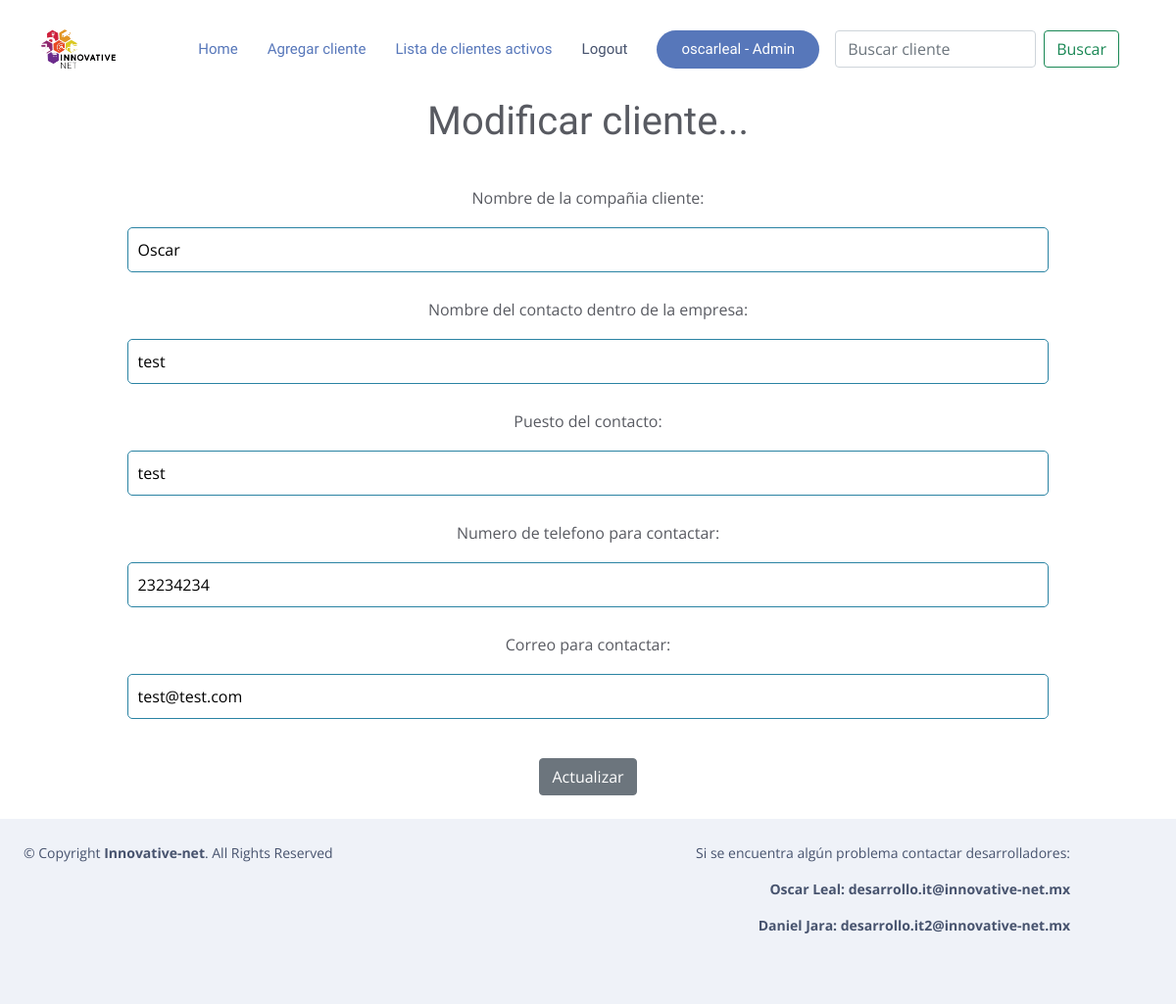
The app's page /modificar_cliente/44/ (signed in) with its own data.
### RPA/models.py (models this page shows, shortened)
class Cliente(models.Model):
    usuario = models.ForeignKey(User, on_delete=models.CASCADE, null=True, blank=True)
    nombre = models.CharField('Nombre de la compañia cliente',max_length=200)
    encargado = models.CharField('Nombre del contacto dentro de la empresa',max_length
    =120)
    puesto_encargado = models.CharField('Puesto del contacto',max_length
    =120)
    numero_contacto=models.CharField('Numero de telefono para contactar',max_length
    =10)
    correo_contacto=models.EmailField('Correo para contactar',blank=True)
    class Meta:
        ordering = ['nombre']

### RPA/views.py (the view, shortened to what this page needs)
# urls.py: path('modificar_cliente/<int:pk>/', Modificar_Cliente.as_view(), name='modificar_cliente'),
class Modificar_Cliente (LoginRequiredMixin, UpdateView):
    model = Cliente
    fields = ['nombre', 'encargado', 'puesto_encargado',
              'numero_contacto', 'correo_contacto', ]
    success_url = reverse_lazy('lista_clientes')
    template_name = 'cliente/modificar_cliente.html'

### RPA/templates/cliente/modificar_cliente.html (shortened to what this page needs)
{% extends 'mantenimientos/base.html'%}
{% load static %}
{% block body %}
        <center>
                <h1>Modificar cliente...</h1>
                <br/>
                <form action="" method="POST">
                        {{ form.as_p }}
                        <br/>
                        <input type="submit" value="Actualizar" class="btn btn-secondary">
                </form>
                <br/>
        </center>
{% endblock %}

### RPA/templates/mantenimientos/base.html (shortened to what this page needs)
{% load static %}
<!DOCTYPE html>
<html lang="en">
<head>
  <link rel="stylesheet" href="https://stackpath.bootstrapcdn.com/bootstrap/4.5.0/css/bootstrap.min.css">
  <link href="{% static '\vendor\aos\aos.css' %}" rel="stylesheet">
  <link href="{% static '\vendor\bootstrap\css\bootstrap.min.css' %}" rel="stylesheet">
  <link href="{% static '\vendor\bootstrap-icons\bootstrap-icons.css' %}" rel="stylesheet">
  <link href="{% static '\vendor\boxicons\css\boxicons.min.css' %}" rel="stylesheet">
  <link href="{% static '\vendor\glightbox\css\glightbox.min.css' %}" rel="stylesheet">
  <link href="{% static '\vendor\swiper\swiper-bundle.min.css' %}" rel="stylesheet">
  <link href="{% static '\css\style.css' %}" rel="stylesheet">
</head>
<body style="padding-top: 70px;">
  <header id="header" class="fixed-top  header-transparent ">
    <div class="container d-flex align-items-center justify-content-between">
      <div class="logo">
        <a href="https://www.innovative-net.mx/"><img src="{% static '\assets\img\horizontal blanco.png' %}" alt="" class="img-fluid"></a>
      </div>
      <nav id="navbar" class="navbar">
        <ul>
          <li><a class="nav-link scrollto active" href="{% url 'home' %}">Home</a></li>
          <li><a class="nav-link scrollto active" href="{% url 'agregar_cliente' %}">Agregar cliente</a></li>
          <li><a class="nav-link scrollto active" href="{% url 'lista_clientes' %}">Lista de clientes activos</a></li>
          {% if request.user.is_authenticated %}
          <li><a class="nav-link scrollto" href="{% url 'logout' %}">Logout</a></li>
          {% if request.user.is_staff %}
              <li><a class="getstarted scrollto" href="{% url 'admin:index' %}" >{{request.user}} - Admin</a></li>
              {% else %}
              <li><a class="getstarted scrollto" href="" >{{request.user}}</a></li>
              {% endif %}
          {% else %}
          <li><a class="getstarted scrollto" href="{% url 'login'  %}" >Login</a></li>
          {% endif %}
        </ul>
        <form class="d-flex m-3" method="POST" action="{% url 'buscar_clientes' %}">
          <input class="form-control me-2" type="search" placeholder="Buscar cliente"
                 aria-label="Buscar cliente" name="searched">
          <button class="btn btn-outline-success" type="submit">
            Buscar
          </button>
        </form>
      </nav>
    </div>
  </header>
    <div class="container-fluid" style="margin-top: 30px;">
      {% block body %}
      {% endblock %}
    </div>
        <footer id="footer">
          <div class="row container py-4 ">
            <div class="col">
              <div class="copyright">
                &copy; Copyright <strong><span>Innovative-net</span></strong>. All Rights Reserved
              </div>
            </div>
            <div class="col container " style="text-align: right;">
              <p>Si se encuentra algún problema contactar desarrolladores:</p>
              <strong>
                <p>Oscar Leal: desarrollo.it@innovative-net.mx</p>
                <p>Daniel Jara: desarrollo.it2@innovative-net.mx</p>
              </strong>
            </div>
          </div>
        </footer>
</body>
        </html>

### RPA/static/css/style.css (style rules this page uses)
body { font-family: "Open Sans", sans-serif; color: #585a61; }
a { color: #5777ba; text-decoration: none; }
h1, h2, h3, h4, h5, h6 { font-family: "Raleway", sans-serif; }
#header { transition: all 0.5s; z-index: 997; transition: all 0.5s; padding: 15px 0; background: rgba(255, 255, 255, 0.95); }
#header.header-transparent { background: transparent; }
#header .logo img { margin: 0; max-height: 40px; }
.navbar { padding: 0; }
.navbar ul { margin: 0; padding: 0; display: flex; list-style: none; align-items: center; }
.navbar li { position: relative; }
.navbar a, .navbar a:focus { display: flex; align-items: center; justify-content: space-between; padding: 10px 0 10px 30px; font-family: "Raleway", sans-serif; font-size: 15px; color: #47536e; white-space: nowrap; transition: 0.3s; }
.navbar a:hover, .navbar .active, .navbar .active:focus, .navbar li:hover > a { color: #5777ba; }
.navbar .getstarted { background: #5777ba; color: #fff; padding: 12px 25px; margin-left: 30px; color: #fff; line-height: 1; border-radius: 50px; }
#footer { background: #fff; padding: 0 0 30px 0; color: #47536e; font-size: 14px; background: #eff2f8; }
#footer .copyright { text-align: center; float: left; color: #47536e; }

### RPA/templates/mantenimientos/base.html (style rules this page uses)
input[type=text], input[type=number], input[type=email], textarea { border: 1px solid #2a83a3; border-radius: 5px; padding: 10px; width: 80%; }
label { padding: 10px !important; display: block; }

### records on screen
Cliente: nombre "Oscar", encargado "test", puesto_encargado "test", numero_contacto "23234234", correo_contacto "test@test.com"

### other values on screen
{{ request.user }} "oscarleal"
